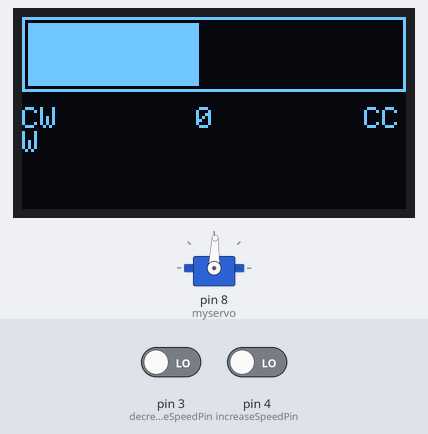
Simulated run of this sketch. Board: Arduino Uno, built with avr-gcc and run on an emulated ATmega328P. On the bench: 128×64 one-colour display, servo. Inputs (shaded band) come from the test bench; at power-on: pin 3 (decreaseSpeedPin) LOW, pin 4 (increaseSpeedPin) LOW. What the sketch prints to the serial monitor is not drawn.

Above: at 1.2 s.
1.3 s: pin 3 (decreaseSpeedPin) driven HIGH
At 1.55 s:
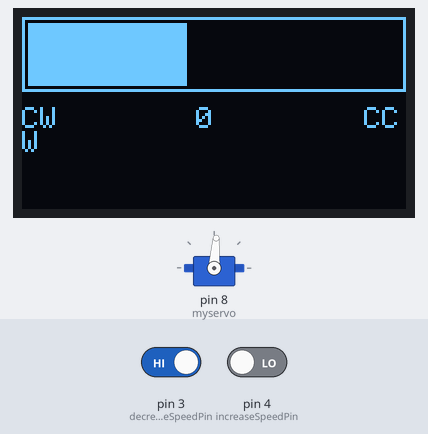
3.2 s: pin 4 (increaseSpeedPin) driven HIGH
At 3.2 s:
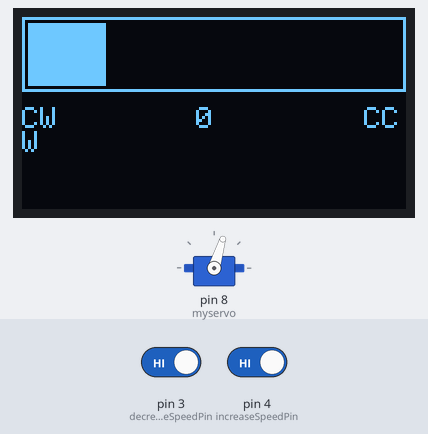
4.7 s: pin 3 (decreaseSpeedPin) driven LOW
At 4.91 s:
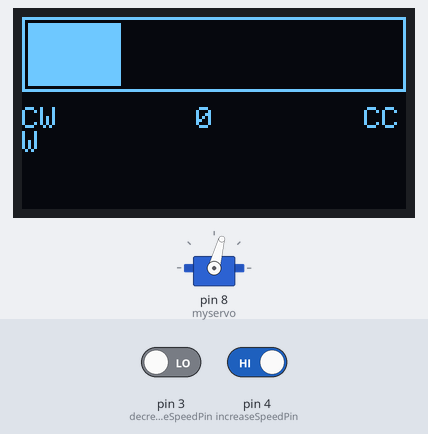
7.7 s: pin 4 (increaseSpeedPin) driven LOW
At 7.7 s:
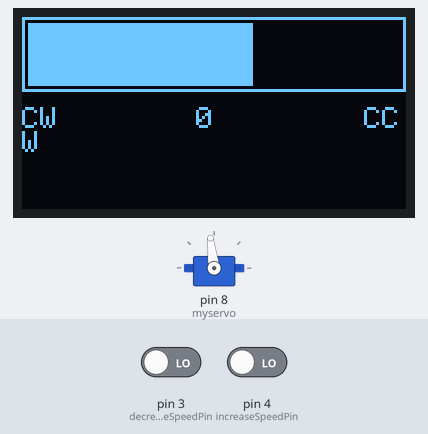
9.2 s: pin 4 (increaseSpeedPin) driven HIGH
At 12.4 s:
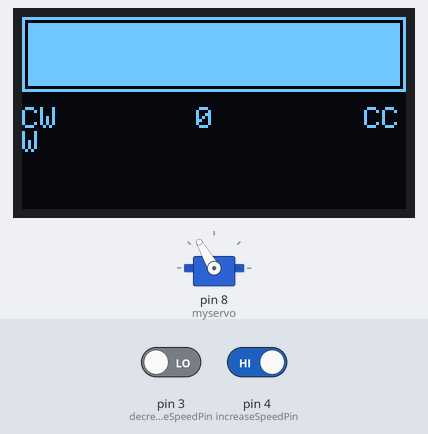
Timing chart, 0 to 13.9 s (numbered marks = the images above; inputs shaded):
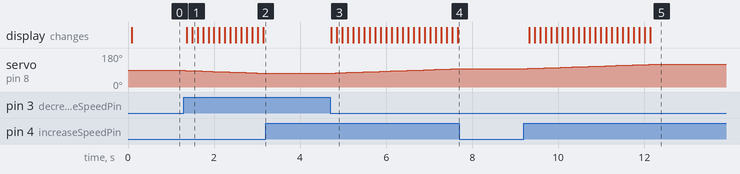

The sketch:

normal.ino
```cpp
#include <Servo.h>
#include <SPI.h>
#include <Wire.h>
#include <Adafruit_GFX.h>
#include <Adafruit_SSD1306.h>

Servo myservo;

//GPIO definition
const int decreaseSpeedPin = 3;
const int increaseSpeedPin = 4;

//button states
int increaseButtonState = 0;
int decreaseButtonState = 0;

//Screen definitions
#define SCREEN_WIDTH 128
#define SCREEN_HEIGHT 64
#define OLED_RESET -1 //sharing Arduino reset pin
Adafruit_SSD1306 display(SCREEN_WIDTH, SCREEN_HEIGHT, &Wire, OLED_RESET);

//Motor rotation limits and values
const int minimumRotationSpeedLimit = 60;
const int maximumRotationSpeedLimit = 120;
const int stopRotation = 88;
int currentRotationSpeed = 88;

void setup() {
  Serial.begin(9600);

  //init display
  if(!display.begin(SSD1306_SWITCHCAPVCC, 0x3C)) {
    Serial.println("Screen allocation failed");
  }

  display.clearDisplay();
  display.display();

  //init servo
  myservo.attach(8);  // attaches the servo on pin 8 to the servo object
  myservo.write(stopRotation); //set to zero

  //init input pins
  pinMode(increaseSpeedPin, INPUT);
  pinMode(decreaseSpeedPin, INPUT);
}

void loop() {
  increaseButtonState = digitalRead(increaseSpeedPin);
  decreaseButtonState = digitalRead(decreaseSpeedPin);

  if (increaseButtonState == HIGH && decreaseButtonState == HIGH) {
    return; // if both are pressed, don't do anything.
  }

  if (increaseButtonState == HIGH) {
    if (currentRotationSpeed >= maximumRotationSpeedLimit) {
      Serial.println("maximum CW rotation speed reached");
      currentRotationSpeed = maximumRotationSpeedLimit;
      return;
    }

    Serial.println(currentRotationSpeed);

    currentRotationSpeed += 1;
    myservo.write(currentRotationSpeed);
  }

  if (decreaseButtonState == HIGH) {
    Serial.println("Pressed reduce speed");

    if (currentRotationSpeed <= minimumRotationSpeedLimit) {
      Serial.println("maximum CCW rotation speed reached");
      currentRotationSpeed = minimumRotationSpeedLimit;
      return;
    }

    currentRotationSpeed -= 1;
    myservo.write(currentRotationSpeed);
  }

  double percentageValue = calculatePercentage(currentRotationSpeed);

  drawProgressBar(percentageValue);

  delay(100);
}

double calculatePercentage(int currentValue) {
  double percentage = ((currentValue - minimumRotationSpeedLimit) * 100) / (maximumRotationSpeedLimit - minimumRotationSpeedLimit);
  return percentage;
}

void drawProgressBar(int percentageValue)
{
  int width = 128;
  int height = 25;

  percentageValue = percentageValue > 100 ? 100 : percentageValue;
  percentageValue = percentageValue < 0 ? 0 : percentageValue;

  float bar = ((float)(width - 4) / 100) * percentageValue;

  display.clearDisplay();
  display.drawRect(0, 0, width, height, WHITE);
  display.fillRect(2, 2, bar, height - 4, WHITE);

  printProgressLabels();

  display.display();
}

void printProgressLabels() {
  display.setTextSize(1);
  display.setTextColor(WHITE);
  display.setCursor(0, 30);
  display.println("CW");

  display.setCursor(58, 30);
  display.println("0");

  display.setCursor(114, 30);
  display.println("CCW");
}
```

Measured:
- after the input at 1.3 s, servo on pin 8 (myservo): moves from 88° to 73° over 1.8 s, starting at once; the display: first changes after 0.06 s (image 1 shows a later state)
- after the input at 3.2 s, servo on pin 8 (myservo): stays 73° (without the input it goes to 72° after 0.05 s)
- after the input at 4.7 s, servo on pin 8 (myservo): moves from 73° to 97° over 2.9 s, starting at once; the display: first changes at once (image 3 shows a later state)
- after the input at 7.7 s, servo on pin 8 (myservo): stays 97° (without the input it goes to 98° after 0.07 s)
- after the input at 9.2 s, servo on pin 8 (myservo): moves from 97° to 120° over 2.8 s, starting after 0.10 s; the display: first changes after 0.12 s (image 5 shows a later state)
